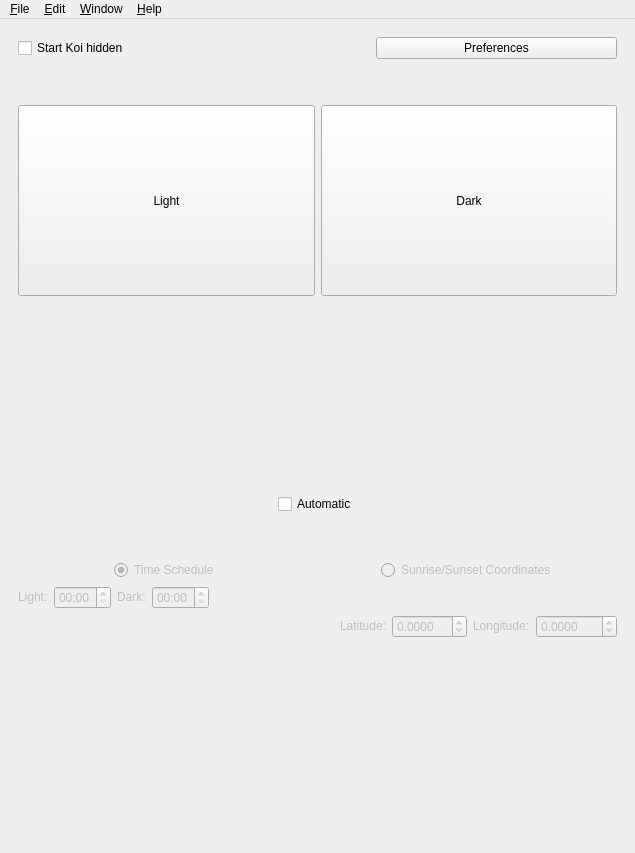
<?xml version="1.0" encoding="UTF-8"?>
<ui version="4.0">
 <class>MainWindow</class>
 <widget class="QMainWindow" name="MainWindow">
  <property name="geometry">
   <rect>
    <x>0</x>
    <y>0</y>
    <width>635</width>
    <height>853</height>
   </rect>
  </property>
  <property name="windowTitle">
   <string>Koi</string>
  </property>
  <property name="windowIcon">
   <iconset resource="../resources/resources.qrc">
    <normaloff>:/resources/icons/koi.svg</normaloff>:/resources/icons/koi.svg</iconset>
  </property>
  <widget class="QWidget" name="centralwidget">
   <layout class="QGridLayout" name="gridLayout">
    <item row="0" column="0">
     <widget class="QStackedWidget" name="mainStack">
      <property name="currentIndex">
       <number>0</number>
      </property>
      <widget class="QWidget" name="mainPage">
       <layout class="QGridLayout" name="gridLayout_2">
        <item row="6" column="0" alignment="Qt::AlignmentFlag::AlignHCenter|Qt::AlignmentFlag::AlignVCenter">
         <widget class="QCheckBox" name="autoCheckBox">
          <property name="text">
           <string>Automatic</string>
          </property>
          <property name="checked">
           <bool>false</bool>
          </property>
         </widget>
        </item>
        <item row="1" column="0">
         <layout class="QHBoxLayout" name="horizontalLayout_9">
          <item alignment="Qt::AlignmentFlag::AlignLeft|Qt::AlignmentFlag::AlignVCenter">
           <widget class="QCheckBox" name="hiddenCheckBox">
            <property name="text">
             <string>Start Koi hidden</string>
            </property>
           </widget>
          </item>
          <item>
           <spacer name="horizontalSpacer">
            <property name="orientation">
             <enum>Qt::Orientation::Horizontal</enum>
            </property>
            <property name="sizeHint" stdset="0">
             <size>
              <width>40</width>
              <height>20</height>
             </size>
            </property>
           </spacer>
          </item>
          <item>
           <widget class="QPushButton" name="prefsBtn">
            <property name="sizePolicy">
             <sizepolicy hsizetype="Expanding" vsizetype="Minimum">
              <horstretch>0</horstretch>
              <verstretch>0</verstretch>
             </sizepolicy>
            </property>
            <property name="text">
             <string>Preferences</string>
            </property>
           </widget>
          </item>
         </layout>
        </item>
        <item row="15" column="0">
         <layout class="QHBoxLayout" name="LatitudeLongitude">
          <item>
           <spacer name="horizontalSpacer_4">
            <property name="orientation">
             <enum>Qt::Orientation::Horizontal</enum>
            </property>
            <property name="sizeType">
             <enum>QSizePolicy::Policy::Expanding</enum>
            </property>
            <property name="sizeHint" stdset="0">
             <size>
              <width>40</width>
              <height>20</height>
             </size>
            </property>
           </spacer>
          </item>
          <item alignment="Qt::AlignmentFlag::AlignRight|Qt::AlignmentFlag::AlignVCenter">
           <widget class="QLabel" name="latitudeLabel">
            <property name="enabled">
             <bool>false</bool>
            </property>
            <property name="sizePolicy">
             <sizepolicy hsizetype="Fixed" vsizetype="Fixed">
              <horstretch>0</horstretch>
              <verstretch>0</verstretch>
             </sizepolicy>
            </property>
            <property name="text">
             <string>Latitude:</string>
            </property>
           </widget>
          </item>
          <item alignment="Qt::AlignmentFlag::AlignLeft|Qt::AlignmentFlag::AlignVCenter">
           <widget class="QDoubleSpinBox" name="latitudeDSB">
            <property name="enabled">
             <bool>false</bool>
            </property>
            <property name="sizePolicy">
             <sizepolicy hsizetype="Fixed" vsizetype="Fixed">
              <horstretch>0</horstretch>
              <verstretch>0</verstretch>
             </sizepolicy>
            </property>
            <property name="decimals">
             <number>4</number>
            </property>
            <property name="minimum">
             <double>-90.000000000000000</double>
            </property>
            <property name="maximum">
             <double>90.000000000000000</double>
            </property>
            <property name="singleStep">
             <double>0.050000000000000</double>
            </property>
            <property name="stepType">
             <enum>QAbstractSpinBox::StepType::AdaptiveDecimalStepType</enum>
            </property>
           </widget>
          </item>
          <item alignment="Qt::AlignmentFlag::AlignRight">
           <widget class="QLabel" name="longitudeLabel">
            <property name="enabled">
             <bool>false</bool>
            </property>
            <property name="sizePolicy">
             <sizepolicy hsizetype="Fixed" vsizetype="Fixed">
              <horstretch>0</horstretch>
              <verstretch>0</verstretch>
             </sizepolicy>
            </property>
            <property name="text">
             <string>Longitude:</string>
            </property>
           </widget>
          </item>
          <item alignment="Qt::AlignmentFlag::AlignLeft">
           <widget class="QDoubleSpinBox" name="longitudeDSB">
            <property name="enabled">
             <bool>false</bool>
            </property>
            <property name="sizePolicy">
             <sizepolicy hsizetype="Fixed" vsizetype="Fixed">
              <horstretch>0</horstretch>
              <verstretch>0</verstretch>
             </sizepolicy>
            </property>
            <property name="decimals">
             <number>4</number>
            </property>
            <property name="minimum">
             <double>-180.000000000000000</double>
            </property>
            <property name="maximum">
             <double>180.000000000000000</double>
            </property>
            <property name="singleStep">
             <double>0.050000000000000</double>
            </property>
           </widget>
          </item>
         </layout>
        </item>
        <item row="4" column="0">
         <layout class="QHBoxLayout" name="lightDarkBtns">
          <item>
           <widget class="QPushButton" name="lightBtn">
            <property name="sizePolicy">
             <sizepolicy hsizetype="Minimum" vsizetype="Expanding">
              <horstretch>0</horstretch>
              <verstretch>0</verstretch>
             </sizepolicy>
            </property>
            <property name="text">
             <string>Light</string>
            </property>
           </widget>
          </item>
          <item>
           <widget class="QPushButton" name="darkBtn">
            <property name="sizePolicy">
             <sizepolicy hsizetype="Minimum" vsizetype="Expanding">
              <horstretch>0</horstretch>
              <verstretch>0</verstretch>
             </sizepolicy>
            </property>
            <property name="text">
             <string>Dark</string>
            </property>
           </widget>
          </item>
         </layout>
        </item>
        <item row="5" column="0">
         <spacer name="verticalSpacer">
          <property name="orientation">
           <enum>Qt::Orientation::Vertical</enum>
          </property>
          <property name="sizeType">
           <enum>QSizePolicy::Policy::Expanding</enum>
          </property>
          <property name="sizeHint" stdset="0">
           <size>
            <width>20</width>
            <height>40</height>
           </size>
          </property>
         </spacer>
        </item>
        <item row="17" column="0">
         <spacer name="verticalSpacer_2">
          <property name="orientation">
           <enum>Qt::Orientation::Vertical</enum>
          </property>
          <property name="sizeHint" stdset="0">
           <size>
            <width>20</width>
            <height>40</height>
           </size>
          </property>
         </spacer>
        </item>
        <item row="12" column="0">
         <layout class="QHBoxLayout" name="radioBtns">
          <item alignment="Qt::AlignmentFlag::AlignHCenter|Qt::AlignmentFlag::AlignVCenter">
           <widget class="QRadioButton" name="scheduleRadioBtn">
            <property name="enabled">
             <bool>false</bool>
            </property>
            <property name="text">
             <string>Time Schedule</string>
            </property>
            <property name="checked">
             <bool>true</bool>
            </property>
           </widget>
          </item>
          <item alignment="Qt::AlignmentFlag::AlignHCenter|Qt::AlignmentFlag::AlignVCenter">
           <widget class="QRadioButton" name="sunRadioBtn">
            <property name="enabled">
             <bool>false</bool>
            </property>
            <property name="toolTip">
             <string>Planned feature</string>
            </property>
            <property name="text">
             <string>Sunrise/Sunset Coordinates</string>
            </property>
            <property name="checkable">
             <bool>true</bool>
            </property>
            <property name="checked">
             <bool>false</bool>
            </property>
           </widget>
          </item>
         </layout>
        </item>
        <item row="13" column="0">
         <layout class="QHBoxLayout" name="LightTimeDarkTime">
          <property name="sizeConstraint">
           <enum>QLayout::SizeConstraint::SetDefaultConstraint</enum>
          </property>
          <item alignment="Qt::AlignmentFlag::AlignRight|Qt::AlignmentFlag::AlignVCenter">
           <widget class="QLabel" name="lightTimeLabel">
            <property name="enabled">
             <bool>false</bool>
            </property>
            <property name="sizePolicy">
             <sizepolicy hsizetype="Fixed" vsizetype="Fixed">
              <horstretch>0</horstretch>
              <verstretch>0</verstretch>
             </sizepolicy>
            </property>
            <property name="mouseTracking">
             <bool>false</bool>
            </property>
            <property name="text">
             <string>Light:</string>
            </property>
           </widget>
          </item>
          <item alignment="Qt::AlignmentFlag::AlignLeft|Qt::AlignmentFlag::AlignVCenter">
           <widget class="QTimeEdit" name="lightTimeEdit">
            <property name="enabled">
             <bool>false</bool>
            </property>
            <property name="sizePolicy">
             <sizepolicy hsizetype="Fixed" vsizetype="Fixed">
              <horstretch>0</horstretch>
              <verstretch>0</verstretch>
             </sizepolicy>
            </property>
            <property name="displayFormat">
             <string>HH:mm</string>
            </property>
           </widget>
          </item>
          <item alignment="Qt::AlignmentFlag::AlignRight">
           <widget class="QLabel" name="darkTimeLabel">
            <property name="enabled">
             <bool>false</bool>
            </property>
            <property name="sizePolicy">
             <sizepolicy hsizetype="Fixed" vsizetype="Fixed">
              <horstretch>0</horstretch>
              <verstretch>0</verstretch>
             </sizepolicy>
            </property>
            <property name="text">
             <string>Dark:</string>
            </property>
           </widget>
          </item>
          <item alignment="Qt::AlignmentFlag::AlignLeft">
           <widget class="QTimeEdit" name="darkTimeEdit">
            <property name="enabled">
             <bool>false</bool>
            </property>
            <property name="sizePolicy">
             <sizepolicy hsizetype="Fixed" vsizetype="Fixed">
              <horstretch>0</horstretch>
              <verstretch>0</verstretch>
             </sizepolicy>
            </property>
            <property name="displayFormat">
             <string>HH:mm</string>
            </property>
           </widget>
          </item>
          <item>
           <spacer name="horizontalSpacer_3">
            <property name="orientation">
             <enum>Qt::Orientation::Horizontal</enum>
            </property>
            <property name="sizeType">
             <enum>QSizePolicy::Policy::Expanding</enum>
            </property>
            <property name="sizeHint" stdset="0">
             <size>
              <width>40</width>
              <height>20</height>
             </size>
            </property>
           </spacer>
          </item>
         </layout>
        </item>
        <item row="7" column="0">
         <spacer name="verticalSpacer_3">
          <property name="orientation">
           <enum>Qt::Orientation::Vertical</enum>
          </property>
          <property name="sizeType">
           <enum>QSizePolicy::Policy::Minimum</enum>
          </property>
          <property name="sizeHint" stdset="0">
           <size>
            <width>20</width>
            <height>40</height>
           </size>
          </property>
         </spacer>
        </item>
        <item row="2" column="0">
         <spacer name="verticalSpacer_4">
          <property name="orientation">
           <enum>Qt::Orientation::Vertical</enum>
          </property>
          <property name="sizeType">
           <enum>QSizePolicy::Policy::Minimum</enum>
          </property>
          <property name="sizeHint" stdset="0">
           <size>
            <width>20</width>
            <height>40</height>
           </size>
          </property>
         </spacer>
        </item>
       </layout>
      </widget>
      <widget class="QWidget" name="settingsPage">
       <layout class="QGridLayout" name="gridLayout_3">
        <item row="0" column="0">
         <layout class="QHBoxLayout" name="horizontalLayout">
          <item alignment="Qt::AlignmentFlag::AlignLeft|Qt::AlignmentFlag::AlignVCenter">
           <widget class="QCheckBox" name="notifyCheckBox">
            <property name="toolTip">
             <string>If this option is enabled, Koi will notify you when themes change.</string>
            </property>
            <property name="text">
             <string>Enable Notifications</string>
            </property>
            <property name="checked">
             <bool>false</bool>
            </property>
           </widget>
          </item>
          <item>
           <spacer name="horizontalSpacer_2">
            <property name="orientation">
             <enum>Qt::Orientation::Horizontal</enum>
            </property>
            <property name="sizeHint" stdset="0">
             <size>
              <width>40</width>
              <height>20</height>
             </size>
            </property>
           </spacer>
          </item>
          <item>
           <widget class="QPushButton" name="backBtn">
            <property name="sizePolicy">
             <sizepolicy hsizetype="Expanding" vsizetype="Fixed">
              <horstretch>0</horstretch>
              <verstretch>0</verstretch>
             </sizepolicy>
            </property>
            <property name="text">
             <string>Back</string>
            </property>
           </widget>
          </item>
         </layout>
        </item>
        <item row="2" column="0">
         <layout class="QHBoxLayout" name="horizontalLayout_2">
          <item>
           <widget class="QPushButton" name="applyBtn">
            <property name="text">
             <string>Save</string>
            </property>
           </widget>
          </item>
         </layout>
        </item>
        <item row="1" column="0">
         <widget class="QScrollArea" name="scrollArea">
          <property name="widgetResizable">
           <bool>true</bool>
          </property>
          <widget class="QWidget" name="scrollAreaWidgetContents">
           <property name="geometry">
            <rect>
             <x>0</x>
             <y>0</y>
             <width>249</width>
             <height>858</height>
            </rect>
           </property>
           <layout class="QFormLayout" name="formLayout">
            <item row="0" column="0" colspan="2">
             <layout class="QVBoxLayout" name="plasmaStyle">
              <item alignment="Qt::AlignmentFlag::AlignHCenter|Qt::AlignmentFlag::AlignVCenter">
               <widget class="QCheckBox" name="styleCheckBox">
                <property name="toolTip">
                 <string>This option supersedes Color Scheme and Icon Theme</string>
                </property>
                <property name="text">
                 <string>Plasma Style</string>
                </property>
               </widget>
              </item>
              <item>
               <layout class="QHBoxLayout" name="horizontalLayout_3">
                <item alignment="Qt::AlignmentFlag::AlignHCenter|Qt::AlignmentFlag::AlignVCenter">
                 <widget class="QLabel" name="lightStyle">
                  <property name="enabled">
                   <bool>false</bool>
                  </property>
                  <property name="text">
                   <string>LIGHT:</string>
                  </property>
                 </widget>
                </item>
                <item alignment="Qt::AlignmentFlag::AlignHCenter|Qt::AlignmentFlag::AlignVCenter">
                 <widget class="QLabel" name="darkStyle">
                  <property name="enabled">
                   <bool>false</bool>
                  </property>
                  <property name="text">
                   <string>DARK:</string>
                  </property>
                 </widget>
                </item>
               </layout>
              </item>
              <item>
               <layout class="QHBoxLayout" name="horizontalLayout_4">
                <item>
                 <widget class="QComboBox" name="lightDropStyle">
                  <property name="enabled">
                   <bool>false</bool>
                  </property>
                 </widget>
                </item>
                <item>
                 <widget class="QComboBox" name="darkDropStyle">
                  <property name="enabled">
                   <bool>false</bool>
                  </property>
                 </widget>
                </item>
               </layout>
              </item>
             </layout>
            </item>
            <item row="1" column="0" colspan="2">
             <layout class="QVBoxLayout" name="colorScheme">
              <item alignment="Qt::AlignmentFlag::AlignHCenter|Qt::AlignmentFlag::AlignVCenter">
               <widget class="QCheckBox" name="colorCheckBox">
                <property name="text">
                 <string>Colors</string>
                </property>
               </widget>
              </item>
              <item>
               <layout class="QHBoxLayout" name="horizontalLayout_5">
                <item alignment="Qt::AlignmentFlag::AlignHCenter|Qt::AlignmentFlag::AlignVCenter">
                 <widget class="QLabel" name="lightColor">
                  <property name="enabled">
                   <bool>false</bool>
                  </property>
                  <property name="text">
                   <string>LIGHT:</string>
                  </property>
                 </widget>
                </item>
                <item alignment="Qt::AlignmentFlag::AlignHCenter|Qt::AlignmentFlag::AlignVCenter">
                 <widget class="QLabel" name="darkColor">
                  <property name="enabled">
                   <bool>false</bool>
                  </property>
                  <property name="text">
                   <string>DARK:</string>
                  </property>
                 </widget>
                </item>
               </layout>
              </item>
              <item>
               <layout class="QHBoxLayout" name="horizontalLayout_6">
                <item>
                 <widget class="QComboBox" name="lightDropColor">
                  <property name="enabled">
                   <bool>false</bool>
                  </property>
                 </widget>
                </item>
                <item>
                 <widget class="QComboBox" name="darkDropColor">
                  <property name="enabled">
                   <bool>false</bool>
                  </property>
                 </widget>
                </item>
               </layout>
              </item>
             </layout>
            </item>
            <item row="2" column="0" colspan="2">
             <layout class="QVBoxLayout" name="iconTheme">
              <item alignment="Qt::AlignmentFlag::AlignHCenter|Qt::AlignmentFlag::AlignVCenter">
               <widget class="QCheckBox" name="iconCheckBox">
                <property name="text">
                 <string>Icons</string>
                </property>
               </widget>
              </item>
              <item>
               <layout class="QHBoxLayout" name="horizontalLayout_7">
                <item alignment="Qt::AlignmentFlag::AlignHCenter|Qt::AlignmentFlag::AlignVCenter">
                 <widget class="QLabel" name="lightIcon">
                  <property name="enabled">
                   <bool>false</bool>
                  </property>
                  <property name="text">
                   <string>LIGHT:</string>
                  </property>
                 </widget>
                </item>
                <item alignment="Qt::AlignmentFlag::AlignHCenter|Qt::AlignmentFlag::AlignVCenter">
                 <widget class="QLabel" name="darkIcon">
                  <property name="enabled">
                   <bool>false</bool>
                  </property>
                  <property name="text">
                   <string>DARK:</string>
                  </property>
                 </widget>
                </item>
               </layout>
              </item>
              <item>
               <layout class="QHBoxLayout" name="horizontalLayout_8">
                <item>
                 <widget class="QComboBox" name="lightDropIcon">
                  <property name="enabled">
                   <bool>false</bool>
                  </property>
                 </widget>
                </item>
                <item>
                 <widget class="QComboBox" name="darkDropIcon">
                  <property name="enabled">
                   <bool>false</bool>
                  </property>
                 </widget>
                </item>
               </layout>
              </item>
             </layout>
            </item>
            <item row="3" column="0" colspan="2">
             <layout class="QVBoxLayout" name="gtkTheme">
              <item alignment="Qt::AlignmentFlag::AlignHCenter|Qt::AlignmentFlag::AlignVCenter">
               <widget class="QCheckBox" name="gtkCheckBox">
                <property name="toolTip">
                 <string>GTK applications must be restarted for changes to take effect.</string>
                </property>
                <property name="text">
                 <string>GNOME/GTK Application Style</string>
                </property>
               </widget>
              </item>
              <item>
               <layout class="QHBoxLayout" name="horizontalLayout_11">
                <item alignment="Qt::AlignmentFlag::AlignHCenter|Qt::AlignmentFlag::AlignVCenter">
                 <widget class="QLabel" name="lightGtk">
                  <property name="enabled">
                   <bool>false</bool>
                  </property>
                  <property name="text">
                   <string>LIGHT:</string>
                  </property>
                 </widget>
                </item>
                <item alignment="Qt::AlignmentFlag::AlignHCenter|Qt::AlignmentFlag::AlignVCenter">
                 <widget class="QLabel" name="darkGtk">
                  <property name="enabled">
                   <bool>false</bool>
                  </property>
                  <property name="text">
                   <string>DARK:</string>
                  </property>
                 </widget>
                </item>
               </layout>
              </item>
              <item>
               <layout class="QHBoxLayout" name="horizontalLayout_12">
                <item>
                 <widget class="QComboBox" name="lightDropGtk">
                  <property name="enabled">
                   <bool>false</bool>
                  </property>
                 </widget>
                </item>
                <item>
                 <widget class="QComboBox" name="darkDropGtk">
                  <property name="enabled">
                   <bool>false</bool>
                  </property>
                 </widget>
                </item>
               </layout>
              </item>
             </layout>
            </item>
            <item row="7" column="0" colspan="2">
             <layout class="QVBoxLayout" name="wallpaper">
              <item alignment="Qt::AlignmentFlag::AlignHCenter|Qt::AlignmentFlag::AlignVCenter">
               <widget class="QCheckBox" name="wallCheckBox">
                <property name="text">
                 <string>Wallpaper</string>
                </property>
               </widget>
              </item>
              <item>
               <layout class="QHBoxLayout" name="horizontalLayout_13">
                <item alignment="Qt::AlignmentFlag::AlignHCenter|Qt::AlignmentFlag::AlignVCenter">
                 <widget class="QLabel" name="lightWall">
                  <property name="enabled">
                   <bool>false</bool>
                  </property>
                  <property name="text">
                   <string>LIGHT:</string>
                  </property>
                 </widget>
                </item>
                <item alignment="Qt::AlignmentFlag::AlignHCenter|Qt::AlignmentFlag::AlignVCenter">
                 <widget class="QLabel" name="darkWall">
                  <property name="enabled">
                   <bool>false</bool>
                  </property>
                  <property name="text">
                   <string>DARK:</string>
                  </property>
                 </widget>
                </item>
               </layout>
              </item>
              <item>
               <layout class="QHBoxLayout" name="horizontalLayout_14">
                <item>
                 <widget class="QPushButton" name="lightWallBtn">
                  <property name="enabled">
                   <bool>false</bool>
                  </property>
                  <property name="maximumSize">
                   <size>
                    <width>16777215</width>
                    <height>16777215</height>
                   </size>
                  </property>
                  <property name="text">
                   <string>Select...</string>
                  </property>
                 </widget>
                </item>
                <item>
                 <widget class="QPushButton" name="darkWallBtn">
                  <property name="enabled">
                   <bool>false</bool>
                  </property>
                  <property name="maximumSize">
                   <size>
                    <width>16777215</width>
                    <height>16777215</height>
                   </size>
                  </property>
                  <property name="text">
                   <string>Select...</string>
                  </property>
                 </widget>
                </item>
               </layout>
              </item>
             </layout>
            </item>
            <item row="5" column="0" colspan="2">
             <layout class="QVBoxLayout" name="kvantumStyle">
              <item alignment="Qt::AlignmentFlag::AlignHCenter|Qt::AlignmentFlag::AlignVCenter">
               <widget class="QCheckBox" name="kvantumStyleCheckBox">
                <property name="text">
                 <string>Kvantum Style</string>
                </property>
               </widget>
              </item>
              <item>
               <layout class="QHBoxLayout" name="horizontalLayout_10">
                <item alignment="Qt::AlignmentFlag::AlignHCenter|Qt::AlignmentFlag::AlignVCenter">
                 <widget class="QLabel" name="lightKvantumStyle">
                  <property name="enabled">
                   <bool>false</bool>
                  </property>
                  <property name="text">
                   <string>LIGHT:</string>
                  </property>
                 </widget>
                </item>
                <item alignment="Qt::AlignmentFlag::AlignHCenter|Qt::AlignmentFlag::AlignVCenter">
                 <widget class="QLabel" name="darkKvantumStyle">
                  <property name="enabled">
                   <bool>false</bool>
                  </property>
                  <property name="text">
                   <string>DARK:</string>
                  </property>
                 </widget>
                </item>
               </layout>
              </item>
              <item>
               <layout class="QHBoxLayout" name="horizontalLayout_15">
                <item>
                 <widget class="QComboBox" name="lightDropKvantumStyle">
                  <property name="enabled">
                   <bool>false</bool>
                  </property>
                 </widget>
                </item>
                <item>
                 <widget class="QComboBox" name="darkDropKvantumStyle">
                  <property name="enabled">
                   <bool>false</bool>
                  </property>
                 </widget>
                </item>
               </layout>
              </item>
             </layout>
            </item>
            <item row="8" column="0" colspan="2">
             <layout class="QVBoxLayout" name="script">
              <item alignment="Qt::AlignmentFlag::AlignHCenter|Qt::AlignmentFlag::AlignVCenter">
               <widget class="QCheckBox" name="scriptCheckBox">
                <property name="text">
                 <string>Custom BASH Script</string>
                </property>
               </widget>
              </item>
              <item>
               <layout class="QHBoxLayout" name="horizontalLayout_16">
                <item alignment="Qt::AlignmentFlag::AlignHCenter|Qt::AlignmentFlag::AlignVCenter">
                 <widget class="QLabel" name="lightScript">
                  <property name="enabled">
                   <bool>false</bool>
                  </property>
                  <property name="text">
                   <string>LIGHT:</string>
                  </property>
                 </widget>
                </item>
                <item alignment="Qt::AlignmentFlag::AlignHCenter|Qt::AlignmentFlag::AlignVCenter">
                 <widget class="QLabel" name="darkScript">
                  <property name="enabled">
                   <bool>false</bool>
                  </property>
                  <property name="text">
                   <string>DARK:</string>
                  </property>
                 </widget>
                </item>
               </layout>
              </item>
              <item>
               <layout class="QHBoxLayout" name="horizontalLayout_17">
                <item>
                 <widget class="QPushButton" name="lightScriptBtn">
                  <property name="enabled">
                   <bool>false</bool>
                  </property>
                  <property name="maximumSize">
                   <size>
                    <width>16777215</width>
                    <height>16777215</height>
                   </size>
                  </property>
                  <property name="text">
                   <string>Select...</string>
                  </property>
                 </widget>
                </item>
                <item>
                 <widget class="QPushButton" name="darkScriptBtn">
                  <property name="enabled">
                   <bool>false</bool>
                  </property>
                  <property name="maximumSize">
                   <size>
                    <width>16777215</width>
                    <height>16777215</height>
                   </size>
                  </property>
                  <property name="text">
                   <string>Select...</string>
                  </property>
                 </widget>
                </item>
               </layout>
              </item>
             </layout>
            </item>
            <item row="6" column="0" colspan="2">
             <layout class="QVBoxLayout" name="konsoleStyle">
              <item alignment="Qt::AlignmentFlag::AlignHCenter">
               <widget class="QCheckBox" name="konsoleStyleCheckBox">
                <property name="text">
                 <string>Konsole Style</string>
                </property>
               </widget>
              </item>
              <item>
               <layout class="QHBoxLayout" name="horizontalLayout_18">
                <item alignment="Qt::AlignmentFlag::AlignHCenter">
                 <widget class="QLabel" name="lightKonsoleStyle">
                  <property name="text">
                   <string>LIGHT:</string>
                  </property>
                 </widget>
                </item>
                <item alignment="Qt::AlignmentFlag::AlignHCenter">
                 <widget class="QLabel" name="darkKonsoleStyle">
                  <property name="text">
                   <string>DARK:</string>
                  </property>
                 </widget>
                </item>
               </layout>
              </item>
              <item>
               <layout class="QHBoxLayout" name="horizontalLayout_19">
                <item>
                 <widget class="QComboBox" name="lightDropKonsoleStyle">
                  <property name="enabled">
                   <bool>false</bool>
                  </property>
                 </widget>
                </item>
                <item>
                 <widget class="QComboBox" name="darkDropKonsoleStyle">
                  <property name="enabled">
                   <bool>false</bool>
                  </property>
                 </widget>
                </item>
               </layout>
              </item>
             </layout>
            </item>
           </layout>
          </widget>
         </widget>
        </item>
       </layout>
      </widget>
     </widget>
    </item>
    <item row="1" column="0">
     <widget class="KMessageWidget" name="resMsg"/>
    </item>
   </layout>
  </widget>
  <widget class="QMenuBar" name="menubar">
   <property name="geometry">
    <rect>
     <x>0</x>
     <y>0</y>
     <width>635</width>
     <height>33</height>
    </rect>
   </property>
   <widget class="QMenu" name="menuFile">
    <property name="title">
     <string>&amp;File</string>
    </property>
    <addaction name="actionRestart"/>
    <addaction name="actionQuit"/>
   </widget>
   <widget class="QMenu" name="menuEdit">
    <property name="title">
     <string>&amp;Edit</string>
    </property>
    <addaction name="actionPrefs"/>
   </widget>
   <widget class="QMenu" name="menuWindow">
    <property name="title">
     <string>&amp;Window</string>
    </property>
    <addaction name="actionHide"/>
   </widget>
   <widget class="QMenu" name="menuHelp">
    <property name="title">
     <string>&amp;Help</string>
    </property>
    <addaction name="actionAbout"/>
   </widget>
   <addaction name="menuFile"/>
   <addaction name="menuEdit"/>
   <addaction name="menuWindow"/>
   <addaction name="menuHelp"/>
  </widget>
  <action name="actionQuit">
   <property name="icon">
    <iconset>
     <normaloff>.</normaloff>.</iconset>
   </property>
   <property name="text">
    <string>&amp;Quit</string>
   </property>
   <property name="shortcut">
    <string>Ctrl+Q</string>
   </property>
  </action>
  <action name="actionAbout">
   <property name="icon">
    <iconset>
     <normaloff>.</normaloff>.</iconset>
   </property>
   <property name="text">
    <string>&amp;About</string>
   </property>
   <property name="shortcut">
    <string>?</string>
   </property>
  </action>
  <action name="actionHide">
   <property name="icon">
    <iconset>
     <normaloff>.</normaloff>.</iconset>
   </property>
   <property name="text">
    <string>&amp;Hide</string>
   </property>
   <property name="shortcut">
    <string>Ctrl+H</string>
   </property>
  </action>
  <action name="actionPrefs">
   <property name="icon">
    <iconset>
     <normaloff>.</normaloff>.</iconset>
   </property>
   <property name="text">
    <string>&amp;Preferences</string>
   </property>
   <property name="shortcut">
    <string>Ctrl+S</string>
   </property>
  </action>
  <action name="actionRestart">
   <property name="icon">
    <iconset>
     <normaloff>.</normaloff>.</iconset>
   </property>
   <property name="text">
    <string>&amp;Restart</string>
   </property>
   <property name="shortcut">
    <string>Ctrl+R</string>
   </property>
  </action>
 </widget>
 <customwidgets>
  <customwidget>
   <class>KMessageWidget</class>
   <extends>QFrame</extends>
   <header>kmessagewidget.h</header>
   <container>1</container>
  </customwidget>
 </customwidgets>
 <resources>
  <include location="../resources/resources.qrc"/>
 </resources>
 <connections/>
</ui>
